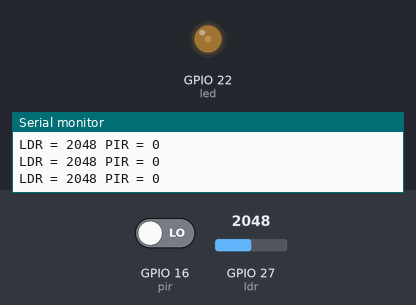
This sketch was run on a simulated ESP32. Parts: output pins drawn as LEDs (lit = HIGH), the last lines printed to the serial monitor. The inputs (shaded band) are chosen by the test bench; at power-on: GPIO 27 (ldr) = 2048, GPIO 16 (pir) LOW.

Above: at 1.3 s.
1.4 s: GPIO 27 (ldr) set to 1962
At 2.6 s:
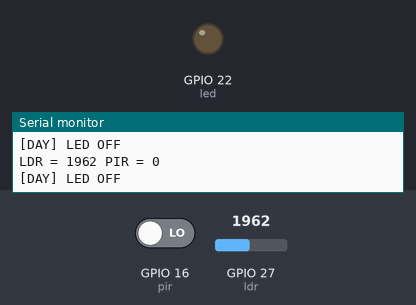
3.0 s: GPIO 27 (ldr) set to 2040
At 3.7 s:
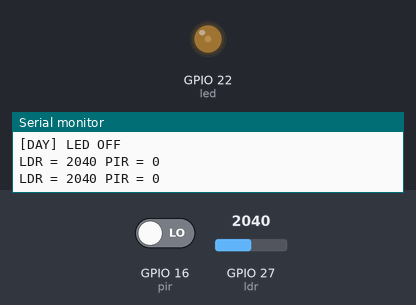
4.5 s: GPIO 16 (pir) driven HIGH
At 4.9 s:
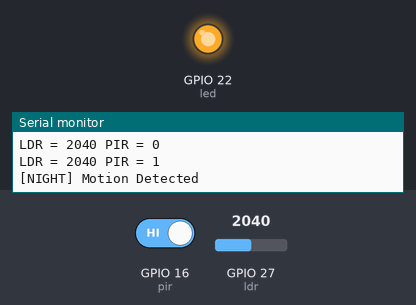
6.0 s: GPIO 27 (ldr) set to 1960
At 7.3 s:
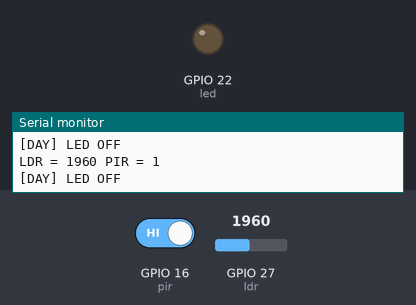
Timing chart, 0 to 8.5 s (numbered marks = the images above; inputs shaded):
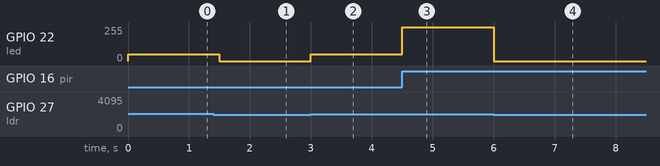

The sketch:

Smart_street_light.ino
```cpp
/*
Author - Priyanshu Singh Bohra
date - 05-07-2026
Q23 - Smart Street Light (LDR + PIR)

Features:
- LDR below threshold (dark): Motion detection mode enabled
- PIR detects motion at night: LED ON at full brightness
- No motion after 30 seconds: LED dimmed to 20% using PWM
- LDR above threshold (daylight): LED OFF
- Events logged to Serial Monitor

Connections:
LDR AO  -> GPIO27
PIR OUT -> GPIO16
LED     -> GPIO22
*/

const int ldr = 27;
const int pir = 16;
const int led = 22;

const int threshold = 2000;

unsigned long motionTime = 0;
bool motionDetected = false;

void setup() {

  Serial.begin(115200);

  pinMode(pir, INPUT);

  ledcAttach(led, 5000, 8);

}

void loop() {

  int light = analogRead(ldr);

  int motion = digitalRead(pir);

  Serial.print("LDR = ");
  Serial.print(light);

  Serial.print(" PIR = ");
  Serial.println(motion);

  // DAY
  if (light < threshold) {

    ledcWrite(led, 0);

    motionDetected = false;

    Serial.println("[DAY] LED OFF");

  }

  // NIGHT
  else {

    if (motion == HIGH) {

      motionDetected = true;

      motionTime = millis();

      ledcWrite(led, 255);

      Serial.println("[NIGHT] Motion Detected");

    }

    else {

      if (motionDetected) {

        if (millis() - motionTime < 30000) {

          ledcWrite(led, 255);

        }

        else {

          ledcWrite(led, 51);

          Serial.println("[NIGHT] Dim Mode");

        }

      }

      else {

        ledcWrite(led, 51);

      }

    }

  }

  delay(500);

}
```

Measured:
- the behaviour switches between 2000 and 1999 on GPIO 27 (ldr) (found by bisection; images 0 and 1)
- after the input at 1.4 s, GPIO 22 (led): 51/255 → 0/255 after 0.10 s
- after the input at 3.0 s, GPIO 22 (led): 0/255 → 51/255 at once
- after the input at 4.5 s, GPIO 22 (led): 51/255 → 255/255 at once
- after the input at 6.0 s, GPIO 22 (led): 255/255 → 0/255 at once
